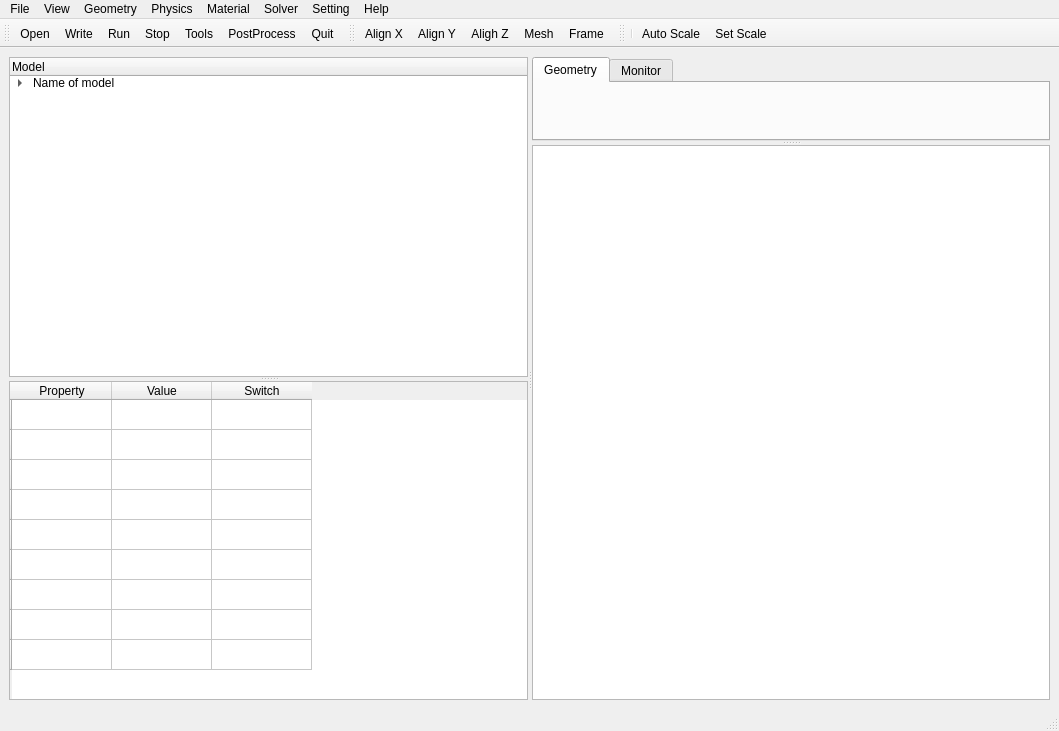
<?xml version="1.0" encoding="UTF-8"?>
<ui version="4.0">
 <class>OpenFOAM</class>
 <widget class="QMainWindow" name="OpenFOAM">
  <property name="geometry">
   <rect>
    <x>0</x>
    <y>0</y>
    <width>1059</width>
    <height>731</height>
   </rect>
  </property>
  <property name="sizePolicy">
   <sizepolicy hsizetype="Preferred" vsizetype="Preferred">
    <horstretch>6</horstretch>
    <verstretch>0</verstretch>
   </sizepolicy>
  </property>
  <property name="windowTitle">
   <string>OpenFOAM</string>
  </property>
  <property name="windowIcon">
   <iconset>
    <normalon>images/OpenFOAM_icon.png</normalon>
   </iconset>
  </property>
  <widget class="QWidget" name="mainWindow">
   <layout class="QVBoxLayout" name="verticalLayout">
    <item>
     <widget class="QSplitter" name="topSplitter">
      <property name="orientation">
       <enum>Qt::Horizontal</enum>
      </property>
      <widget class="QSplitter" name="leftDomain">
       <property name="orientation">
        <enum>Qt::Vertical</enum>
       </property>
       <widget class="QTreeWidget" name="pipLine">
        <property name="sizePolicy">
         <sizepolicy hsizetype="Preferred" vsizetype="Preferred">
          <horstretch>0</horstretch>
          <verstretch>0</verstretch>
         </sizepolicy>
        </property>
        <property name="sizeIncrement">
         <size>
          <width>300</width>
          <height>0</height>
         </size>
        </property>
        <column>
         <property name="text">
          <string>Model</string>
         </property>
        </column>
        <item>
         <property name="text">
          <string>Name of model</string>
         </property>
         <item>
          <property name="text">
           <string>Geometry</string>
          </property>
          <item>
           <property name="text">
            <string>Region1</string>
           </property>
           <item>
            <property name="text">
             <string>cellZone1</string>
            </property>
           </item>
           <item>
            <property name="text">
             <string>cellZone2</string>
            </property>
           </item>
           <item>
            <property name="text">
             <string>Patch</string>
            </property>
           </item>
          </item>
          <item>
           <property name="text">
            <string>Region2</string>
           </property>
           <item>
            <property name="text">
             <string>Patch1</string>
            </property>
           </item>
           <item>
            <property name="text">
             <string>cellZone1</string>
            </property>
           </item>
           <item>
            <property name="text">
             <string>Patch2</string>
            </property>
           </item>
           <item>
            <property name="text">
             <string>cellZone2</string>
            </property>
           </item>
          </item>
         </item>
         <item>
          <property name="text">
           <string>Physics</string>
          </property>
          <item>
           <property name="text">
            <string>Turbulence</string>
           </property>
          </item>
          <item>
           <property name="text">
            <string>MRF</string>
           </property>
          </item>
          <item>
           <property name="text">
            <string>DynamicMesh</string>
           </property>
          </item>
          <item>
           <property name="text">
            <string>Multiphase</string>
           </property>
          </item>
          <item>
           <property name="text">
            <string>Heat</string>
           </property>
          </item>
          <item>
           <property name="text">
            <string>Radiation</string>
           </property>
          </item>
         </item>
         <item>
          <property name="text">
           <string>Material</string>
          </property>
          <item>
           <property name="text">
            <string>Viscosity</string>
           </property>
          </item>
          <item>
           <property name="text">
            <string>Heat Conductivity</string>
           </property>
          </item>
          <item>
           <property name="text">
            <string>Specific Heat</string>
           </property>
          </item>
          <item>
           <property name="text">
            <string>Density</string>
           </property>
          </item>
         </item>
         <item>
          <property name="text">
           <string>fvSchemes</string>
          </property>
          <item>
           <property name="text">
            <string>ddt</string>
           </property>
          </item>
          <item>
           <property name="text">
            <string>div</string>
           </property>
          </item>
          <item>
           <property name="text">
            <string>laplacian</string>
           </property>
          </item>
         </item>
         <item>
          <property name="text">
           <string>fvSolution</string>
          </property>
          <item>
           <property name="text">
            <string>solver</string>
           </property>
          </item>
          <item>
           <property name="text">
            <string>residual</string>
           </property>
          </item>
          <item>
           <property name="text">
            <string>relaxation</string>
           </property>
          </item>
         </item>
         <item>
          <property name="text">
           <string>fvOption</string>
          </property>
          <item>
           <property name="text">
            <string>Heat Source</string>
           </property>
          </item>
          <item>
           <property name="text">
            <string>Temp limit</string>
           </property>
          </item>
         </item>
         <item>
          <property name="text">
           <string>Solver</string>
          </property>
          <item>
           <property name="text">
            <string>Application</string>
           </property>
          </item>
          <item>
           <property name="text">
            <string>StartFrom</string>
           </property>
          </item>
          <item>
           <property name="text">
            <string>TimeStep</string>
           </property>
          </item>
          <item>
           <property name="text">
            <string>Write Interval</string>
           </property>
          </item>
          <item>
           <property name="text">
            <string>End Time</string>
           </property>
          </item>
          <item>
           <property name="text">
            <string>Adjust On Fly</string>
           </property>
          </item>
          <item>
           <property name="text">
            <string>adjust Time step</string>
           </property>
          </item>
          <item>
           <property name="text">
            <string>maxCo</string>
           </property>
          </item>
          <item>
           <property name="text">
            <string>decompose</string>
           </property>
          </item>
          <item>
           <property name="text">
            <string>Function</string>
           </property>
          </item>
         </item>
        </item>
       </widget>
       <widget class="QTableWidget" name="properties">
        <row>
         <property name="text">
          <string/>
         </property>
        </row>
        <row>
         <property name="text">
          <string/>
         </property>
        </row>
        <row>
         <property name="text">
          <string/>
         </property>
        </row>
        <row>
         <property name="text">
          <string/>
         </property>
        </row>
        <row>
         <property name="text">
          <string/>
         </property>
        </row>
        <row>
         <property name="text">
          <string/>
         </property>
        </row>
        <row>
         <property name="text">
          <string/>
         </property>
        </row>
        <row>
         <property name="text">
          <string/>
         </property>
        </row>
        <row>
         <property name="text">
          <string/>
         </property>
        </row>
        <column>
         <property name="text">
          <string>Property</string>
         </property>
        </column>
        <column>
         <property name="text">
          <string>Value</string>
         </property>
        </column>
        <column>
         <property name="text">
          <string>Switch</string>
         </property>
        </column>
       </widget>
      </widget>
      <widget class="QSplitter" name="rightDomain">
       <property name="orientation">
        <enum>Qt::Vertical</enum>
       </property>
       <widget class="QTabWidget" name="mainViewTabs">
        <property name="currentIndex">
         <number>0</number>
        </property>
        <widget class="QWidget" name="geoTab">
         <property name="sizeIncrement">
          <size>
           <width>0</width>
           <height>0</height>
          </size>
         </property>
         <property name="font">
          <font>
           <family>MS Shell Dlg 2</family>
          </font>
         </property>
         <property name="contextMenuPolicy">
          <enum>Qt::CustomContextMenu</enum>
         </property>
         <property name="accessibleName">
          <string/>
         </property>
         <attribute name="title">
          <string>Geometry</string>
         </attribute>
        </widget>
        <widget class="QWidget" name="monitorTab">
         <attribute name="title">
          <string>Monitor</string>
         </attribute>
        </widget>
       </widget>
       <widget class="QTextBrowser" name="output"/>
      </widget>
     </widget>
    </item>
   </layout>
  </widget>
  <widget class="QMenuBar" name="menuBar">
   <property name="geometry">
    <rect>
     <x>0</x>
     <y>0</y>
     <width>1059</width>
     <height>22</height>
    </rect>
   </property>
   <widget class="QMenu" name="menuFile">
    <property name="title">
     <string>File</string>
    </property>
    <addaction name="actionOpen"/>
    <addaction name="actionWrite"/>
    <addaction name="actionQuit"/>
   </widget>
   <widget class="QMenu" name="menuGeometry">
    <property name="title">
     <string>Geometry</string>
    </property>
    <addaction name="actionz"/>
    <addaction name="actioncellZone"/>
    <addaction name="actionPatches"/>
   </widget>
   <widget class="QMenu" name="menuSolver">
    <property name="title">
     <string>Solver</string>
    </property>
    <addaction name="actionfvSchemes"/>
    <addaction name="actionfvOptions"/>
    <addaction name="actionControl"/>
    <addaction name="actionDecompost"/>
    <addaction name="actionRun"/>
    <addaction name="actionStop"/>
    <addaction name="actionPostProcess"/>
   </widget>
   <widget class="QMenu" name="menuPhysics">
    <property name="title">
     <string>Physics</string>
    </property>
    <widget class="QMenu" name="menuHeat_transfer">
     <property name="title">
      <string>Heat transfer</string>
     </property>
     <addaction name="actionMuti_region"/>
    </widget>
    <addaction name="actionTurbulence"/>
    <addaction name="actionMRF"/>
    <addaction name="actionDynamic_Mesh"/>
    <addaction name="actionRadiation"/>
    <addaction name="actionMultiphase"/>
    <addaction name="menuHeat_transfer"/>
   </widget>
   <widget class="QMenu" name="menuMaterial">
    <property name="title">
     <string>Material</string>
    </property>
    <addaction name="actionFluid"/>
    <addaction name="actionSolid"/>
   </widget>
   <widget class="QMenu" name="menuHelp">
    <property name="title">
     <string>Help</string>
    </property>
    <addaction name="actionNote"/>
   </widget>
   <widget class="QMenu" name="menuView">
    <property name="title">
     <string>View</string>
    </property>
    <addaction name="actionAlign_X"/>
    <addaction name="actionAlign_Y"/>
    <addaction name="actionAligh_Z"/>
    <addaction name="actionMesh"/>
    <addaction name="actionFrame"/>
    <addaction name="actionTransperancy"/>
    <addaction name="actionAuto_Scale"/>
    <addaction name="actionSet_Scale"/>
   </widget>
   <widget class="QMenu" name="menuSetting">
    <property name="title">
     <string>Setting</string>
    </property>
    <addaction name="actionTools"/>
   </widget>
   <addaction name="menuFile"/>
   <addaction name="menuView"/>
   <addaction name="menuGeometry"/>
   <addaction name="menuPhysics"/>
   <addaction name="menuMaterial"/>
   <addaction name="menuSolver"/>
   <addaction name="menuSetting"/>
   <addaction name="menuHelp"/>
  </widget>
  <widget class="QToolBar" name="mainToolBar">
   <property name="windowTitle">
    <string>mainBar</string>
   </property>
   <attribute name="toolBarArea">
    <enum>TopToolBarArea</enum>
   </attribute>
   <attribute name="toolBarBreak">
    <bool>false</bool>
   </attribute>
   <addaction name="actionOpen"/>
   <addaction name="actionWrite"/>
   <addaction name="actionRun"/>
   <addaction name="actionStop"/>
   <addaction name="actionTools"/>
   <addaction name="actionPostProcess"/>
   <addaction name="actionQuit"/>
  </widget>
  <widget class="QToolBar" name="viewBar">
   <property name="sizePolicy">
    <sizepolicy hsizetype="Preferred" vsizetype="Fixed">
     <horstretch>0</horstretch>
     <verstretch>0</verstretch>
    </sizepolicy>
   </property>
   <property name="windowTitle">
    <string>viewBar</string>
   </property>
   <attribute name="toolBarArea">
    <enum>TopToolBarArea</enum>
   </attribute>
   <attribute name="toolBarBreak">
    <bool>false</bool>
   </attribute>
   <addaction name="actionAlign_X"/>
   <addaction name="actionAlign_Y"/>
   <addaction name="actionAligh_Z"/>
   <addaction name="actionMesh"/>
   <addaction name="actionFrame"/>
  </widget>
  <widget class="QStatusBar" name="statusBar">
   <property name="baseSize">
    <size>
     <width>0</width>
     <height>50</height>
    </size>
   </property>
   <property name="contextMenuPolicy">
    <enum>Qt::PreventContextMenu</enum>
   </property>
   <property name="toolTip">
    <string>To see if it exists</string>
   </property>
  </widget>
  <widget class="QToolBar" name="receiveBar">
   <property name="windowTitle">
    <string>toolBar</string>
   </property>
   <attribute name="toolBarArea">
    <enum>TopToolBarArea</enum>
   </attribute>
   <attribute name="toolBarBreak">
    <bool>false</bool>
   </attribute>
   <addaction name="separator"/>
   <addaction name="actionAuto_Scale"/>
   <addaction name="actionSet_Scale"/>
  </widget>
  <action name="actionOpen">
   <property name="icon">
    <iconset>
     <normaloff>images/open.svg</normaloff>images/open.svg</iconset>
   </property>
   <property name="text">
    <string>Open</string>
   </property>
  </action>
  <action name="actionWrite">
   <property name="icon">
    <iconset>
     <normaloff>images/save.svg</normaloff>images/save.svg</iconset>
   </property>
   <property name="text">
    <string>Write</string>
   </property>
  </action>
  <action name="actionQuit">
   <property name="icon">
    <iconset>
     <normaloff>images/exit.svg</normaloff>images/exit.svg</iconset>
   </property>
   <property name="text">
    <string>Quit</string>
   </property>
  </action>
  <action name="actionTurbulence">
   <property name="icon">
    <iconset>
     <normaloff>images/turbulence.png</normaloff>images/turbulence.png</iconset>
   </property>
   <property name="text">
    <string>Turbulence</string>
   </property>
  </action>
  <action name="actionMRF">
   <property name="icon">
    <iconset>
     <normaloff>images/MRF.svg</normaloff>images/MRF.svg</iconset>
   </property>
   <property name="text">
    <string>MRF</string>
   </property>
  </action>
  <action name="actionDynamic_Mesh">
   <property name="icon">
    <iconset>
     <normaloff>images/dynamicMesh.svg</normaloff>images/dynamicMesh.svg</iconset>
   </property>
   <property name="text">
    <string>Dynamic Mesh</string>
   </property>
  </action>
  <action name="actionRadiation">
   <property name="icon">
    <iconset>
     <normaloff>images/radiation.svg</normaloff>images/radiation.svg</iconset>
   </property>
   <property name="text">
    <string>Radiation</string>
   </property>
  </action>
  <action name="actionMultiphase">
   <property name="text">
    <string>Multiphase</string>
   </property>
  </action>
  <action name="actionfvSchemes">
   <property name="text">
    <string>fvSchemes</string>
   </property>
  </action>
  <action name="actionfvOptions">
   <property name="text">
    <string>fvOptions</string>
   </property>
  </action>
  <action name="actionControl">
   <property name="text">
    <string>Control </string>
   </property>
  </action>
  <action name="actionz">
   <property name="text">
    <string>Domain</string>
   </property>
  </action>
  <action name="actionSplit_region">
   <property name="text">
    <string>Split region</string>
   </property>
  </action>
  <action name="actionMuti_region">
   <property name="text">
    <string>Muti region</string>
   </property>
  </action>
  <action name="actionFluid">
   <property name="icon">
    <iconset>
     <normaloff>images/waterDrop.svg</normaloff>images/waterDrop.svg</iconset>
   </property>
   <property name="text">
    <string>Fluid</string>
   </property>
  </action>
  <action name="actionSolid">
   <property name="icon">
    <iconset>
     <normaloff>images/solid.svg</normaloff>images/solid.svg</iconset>
   </property>
   <property name="text">
    <string>Solid</string>
   </property>
  </action>
  <action name="actionNote">
   <property name="text">
    <string>Note</string>
   </property>
  </action>
  <action name="actionRun">
   <property name="icon">
    <iconset>
     <normaloff>images/start.svg</normaloff>images/start.svg</iconset>
   </property>
   <property name="text">
    <string>Run</string>
   </property>
  </action>
  <action name="actionStop">
   <property name="icon">
    <iconset>
     <normaloff>images/stop.svg</normaloff>images/stop.svg</iconset>
   </property>
   <property name="text">
    <string>Stop</string>
   </property>
  </action>
  <action name="actionPostProcess">
   <property name="icon">
    <iconset>
     <normaloff>images/paraview.png</normaloff>images/paraview.png</iconset>
   </property>
   <property name="text">
    <string>PostProcess</string>
   </property>
  </action>
  <action name="actionAlign_X">
   <property name="icon">
    <iconset>
     <normaloff>images/Xaxis.svg</normaloff>images/Xaxis.svg</iconset>
   </property>
   <property name="text">
    <string>Align X</string>
   </property>
  </action>
  <action name="actionAlign_Y">
   <property name="icon">
    <iconset>
     <normaloff>images/Yaxis.svg</normaloff>images/Yaxis.svg</iconset>
   </property>
   <property name="text">
    <string>Align Y</string>
   </property>
  </action>
  <action name="actionAligh_Z">
   <property name="icon">
    <iconset>
     <normaloff>images/Zaxis.svg</normaloff>images/Zaxis.svg</iconset>
   </property>
   <property name="text">
    <string>Aligh Z</string>
   </property>
  </action>
  <action name="actionPatches">
   <property name="text">
    <string>Patches</string>
   </property>
  </action>
  <action name="actionDefault_Folder">
   <property name="text">
    <string>Default Folder</string>
   </property>
  </action>
  <action name="actionParaview_Path">
   <property name="text">
    <string>Paraview Path</string>
   </property>
  </action>
  <action name="actionTools">
   <property name="icon">
    <iconset>
     <normaloff>images/setting.svg</normaloff>images/setting.svg</iconset>
   </property>
   <property name="text">
    <string>Tools</string>
   </property>
  </action>
  <action name="actionMesh">
   <property name="icon">
    <iconset>
     <normaloff>images/grid.svg</normaloff>images/grid.svg</iconset>
   </property>
   <property name="text">
    <string>Mesh</string>
   </property>
  </action>
  <action name="actionFrame">
   <property name="icon">
    <iconset>
     <normaloff>images/frame.svg</normaloff>images/frame.svg</iconset>
   </property>
   <property name="text">
    <string>Frame</string>
   </property>
  </action>
  <action name="actionDecompost">
   <property name="icon">
    <iconset>
     <normaloff>images/decompose.svg</normaloff>images/decompose.svg</iconset>
   </property>
   <property name="text">
    <string>Decompose</string>
   </property>
  </action>
  <action name="actionTransperancy">
   <property name="text">
    <string>Transperancy</string>
   </property>
  </action>
  <action name="actionAuto_Scale">
   <property name="icon">
    <iconset>
     <normaloff>images/autoScale.svg</normaloff>images/autoScale.svg</iconset>
   </property>
   <property name="text">
    <string>Auto Scale</string>
   </property>
  </action>
  <action name="actionSet_Scale">
   <property name="icon">
    <iconset>
     <normaloff>images/setScale.svg</normaloff>images/setScale.svg</iconset>
   </property>
   <property name="text">
    <string>Set Scale</string>
   </property>
  </action>
  <action name="actioncellZone">
   <property name="text">
    <string>cellZone</string>
   </property>
  </action>
 </widget>
 <resources/>
 <connections>
  <connection>
   <sender>actionQuit</sender>
   <signal>triggered()</signal>
   <receiver>OpenFOAM</receiver>
   <slot>close()</slot>
   <hints>
    <hint type="sourcelabel">
     <x>-1</x>
     <y>-1</y>
    </hint>
    <hint type="destinationlabel">
     <x>529</x>
     <y>365</y>
    </hint>
   </hints>
  </connection>
 </connections>
</ui>
